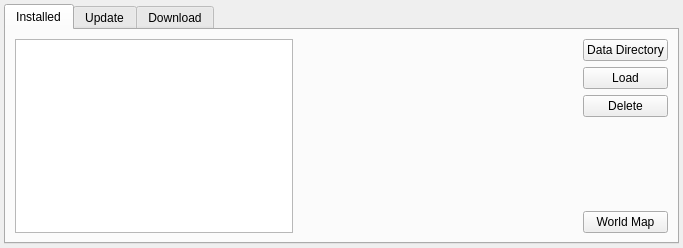
<?xml version="1.0" encoding="UTF-8"?>
<ui version="4.0">
 <class>MapPackagesWidget</class>
 <widget class="QWidget" name="MapPackagesWidget">
  <property name="windowTitle">
   <string>Form</string>
  </property>
  <layout class="QVBoxLayout" name="verticalLayout_4">
   <property name="spacing">
    <number>2</number>
   </property>
   <property name="margin">
    <number>4</number>
   </property>
   <item>
    <widget class="QTabWidget" name="tabs">
     <property name="currentIndex">
      <number>0</number>
     </property>
     <widget class="QWidget" name="installed">
      <attribute name="title">
       <string>Installed</string>
      </attribute>
      <layout class="QHBoxLayout" name="horizontalLayout_4">
       <item>
        <widget class="QListWidget" name="installedList"/>
       </item>
       <item>
        <widget class="WorldMapChooser" name="worldMap" native="true">
         <property name="sizePolicy">
          <sizepolicy hsizetype="Expanding" vsizetype="Expanding">
           <horstretch>0</horstretch>
           <verstretch>0</verstretch>
          </sizepolicy>
         </property>
        </widget>
       </item>
       <item>
        <layout class="QVBoxLayout" name="verticalLayout_3">
         <item>
          <widget class="QPushButton" name="changeDirectory">
           <property name="text">
            <string>Data Directory</string>
           </property>
          </widget>
         </item>
         <item>
          <widget class="QPushButton" name="load">
           <property name="text">
            <string>Load</string>
           </property>
          </widget>
         </item>
         <item>
          <widget class="QPushButton" name="deleteMap">
           <property name="text">
            <string>Delete</string>
           </property>
          </widget>
         </item>
         <item>
          <spacer name="verticalSpacer_3">
           <property name="orientation">
            <enum>Qt::Vertical</enum>
           </property>
           <property name="sizeHint" stdset="0">
            <size>
             <width>20</width>
             <height>40</height>
            </size>
           </property>
          </spacer>
         </item>
         <item>
          <widget class="QPushButton" name="switchSelection">
           <property name="text">
            <string>World Map</string>
           </property>
           <property name="checkable">
            <bool>true</bool>
           </property>
          </widget>
         </item>
        </layout>
       </item>
      </layout>
     </widget>
     <widget class="QWidget" name="updatable">
      <property name="enabled">
       <bool>false</bool>
      </property>
      <attribute name="title">
       <string>Update</string>
      </attribute>
      <layout class="QHBoxLayout" name="horizontalLayout_3">
       <item>
        <widget class="QListWidget" name="updateList">
         <property name="selectionMode">
          <enum>QAbstractItemView::MultiSelection</enum>
         </property>
        </widget>
       </item>
       <item>
        <layout class="QVBoxLayout" name="verticalLayout_2">
         <item>
          <widget class="QPushButton" name="check">
           <property name="text">
            <string>Check</string>
           </property>
          </widget>
         </item>
         <item>
          <widget class="QPushButton" name="update">
           <property name="text">
            <string>Update</string>
           </property>
          </widget>
         </item>
         <item>
          <spacer name="verticalSpacer_2">
           <property name="orientation">
            <enum>Qt::Vertical</enum>
           </property>
           <property name="sizeHint" stdset="0">
            <size>
             <width>20</width>
             <height>40</height>
            </size>
           </property>
          </spacer>
         </item>
        </layout>
       </item>
      </layout>
     </widget>
     <widget class="QWidget" name="downloadable">
      <property name="enabled">
       <bool>false</bool>
      </property>
      <attribute name="title">
       <string>Download</string>
      </attribute>
      <layout class="QHBoxLayout" name="horizontalLayout_2" stretch="0,1,1,0">
       <item>
        <widget class="QToolButton" name="back">
         <property name="sizePolicy">
          <sizepolicy hsizetype="MinimumExpanding" vsizetype="MinimumExpanding">
           <horstretch>0</horstretch>
           <verstretch>0</verstretch>
          </sizepolicy>
         </property>
         <property name="text">
          <string>...</string>
         </property>
         <property name="arrowType">
          <enum>Qt::LeftArrow</enum>
         </property>
        </widget>
       </item>
       <item>
        <widget class="QListWidget" name="downloadBrowse"/>
       </item>
       <item>
        <widget class="QListWidget" name="downloadList">
         <property name="selectionMode">
          <enum>QAbstractItemView::MultiSelection</enum>
         </property>
        </widget>
       </item>
       <item>
        <layout class="QVBoxLayout" name="verticalLayout">
         <item>
          <layout class="QHBoxLayout" name="horizontalLayout">
           <item>
            <widget class="QComboBox" name="server"/>
           </item>
           <item>
            <widget class="QToolButton" name="addServer">
             <property name="text">
              <string>+</string>
             </property>
            </widget>
           </item>
          </layout>
         </item>
         <item>
          <widget class="QPushButton" name="download">
           <property name="text">
            <string>Download</string>
           </property>
          </widget>
         </item>
         <item>
          <spacer name="verticalSpacer">
           <property name="orientation">
            <enum>Qt::Vertical</enum>
           </property>
           <property name="sizeHint" stdset="0">
            <size>
             <width>20</width>
             <height>40</height>
            </size>
           </property>
          </spacer>
         </item>
        </layout>
       </item>
      </layout>
     </widget>
    </widget>
   </item>
  </layout>
 </widget>
 <customwidgets>
  <customwidget>
   <class>WorldMapChooser</class>
   <extends>QWidget</extends>
   <header>worldmapchooser.h</header>
   <container>1</container>
  </customwidget>
 </customwidgets>
 <resources/>
 <connections>
  <connection>
   <sender>switchSelection</sender>
   <signal>toggled(bool)</signal>
   <receiver>installedList</receiver>
   <slot>setHidden(bool)</slot>
   <hints>
    <hint type="sourcelabel">
     <x>774</x>
     <y>569</y>
    </hint>
    <hint type="destinationlabel">
     <x>539</x>
     <y>523</y>
    </hint>
   </hints>
  </connection>
  <connection>
   <sender>switchSelection</sender>
   <signal>toggled(bool)</signal>
   <receiver>worldMap</receiver>
   <slot>setVisible(bool)</slot>
   <hints>
    <hint type="sourcelabel">
     <x>750</x>
     <y>568</y>
    </hint>
    <hint type="destinationlabel">
     <x>693</x>
     <y>443</y>
    </hint>
   </hints>
  </connection>
 </connections>
</ui>
